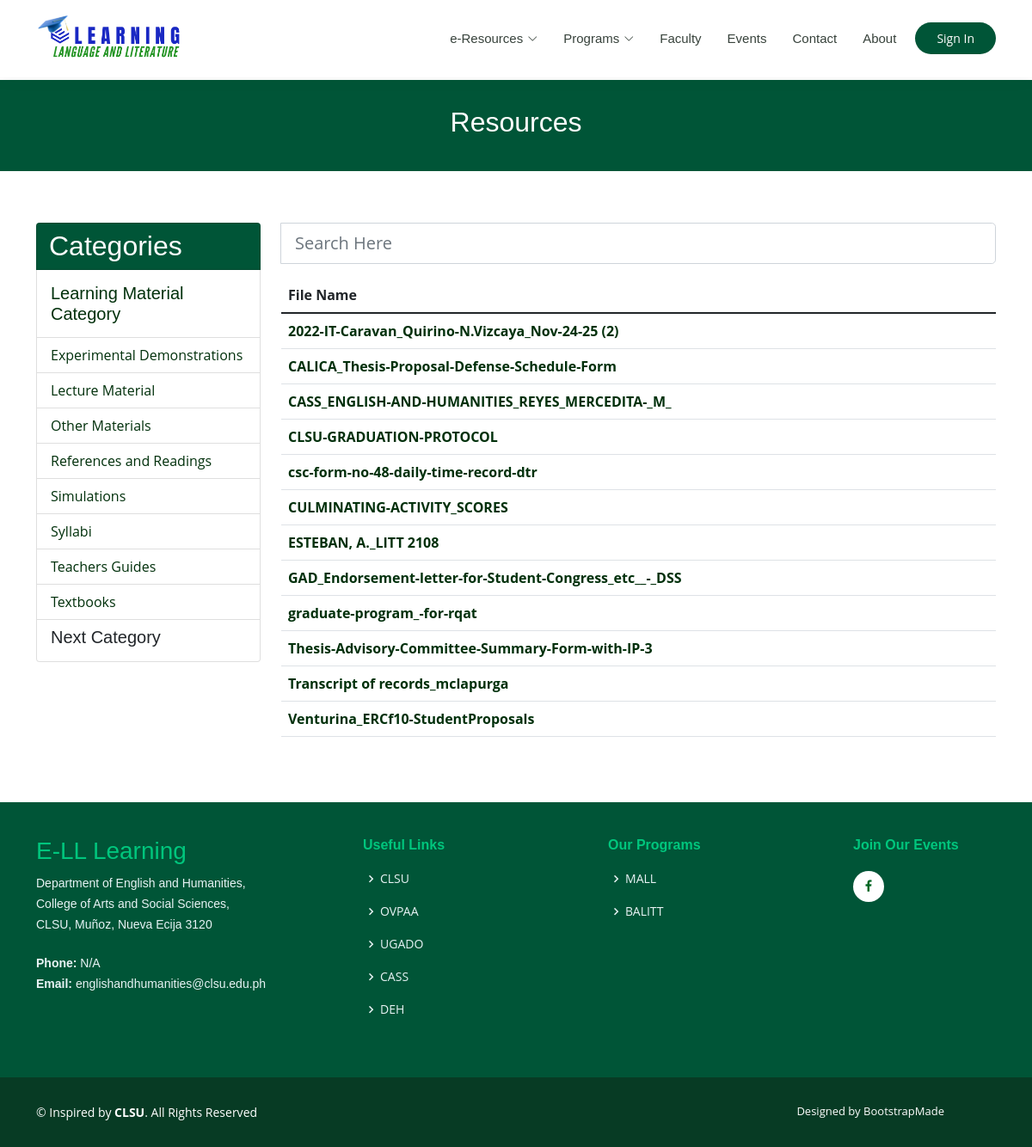
Before: /public/resources.php with the older database file.
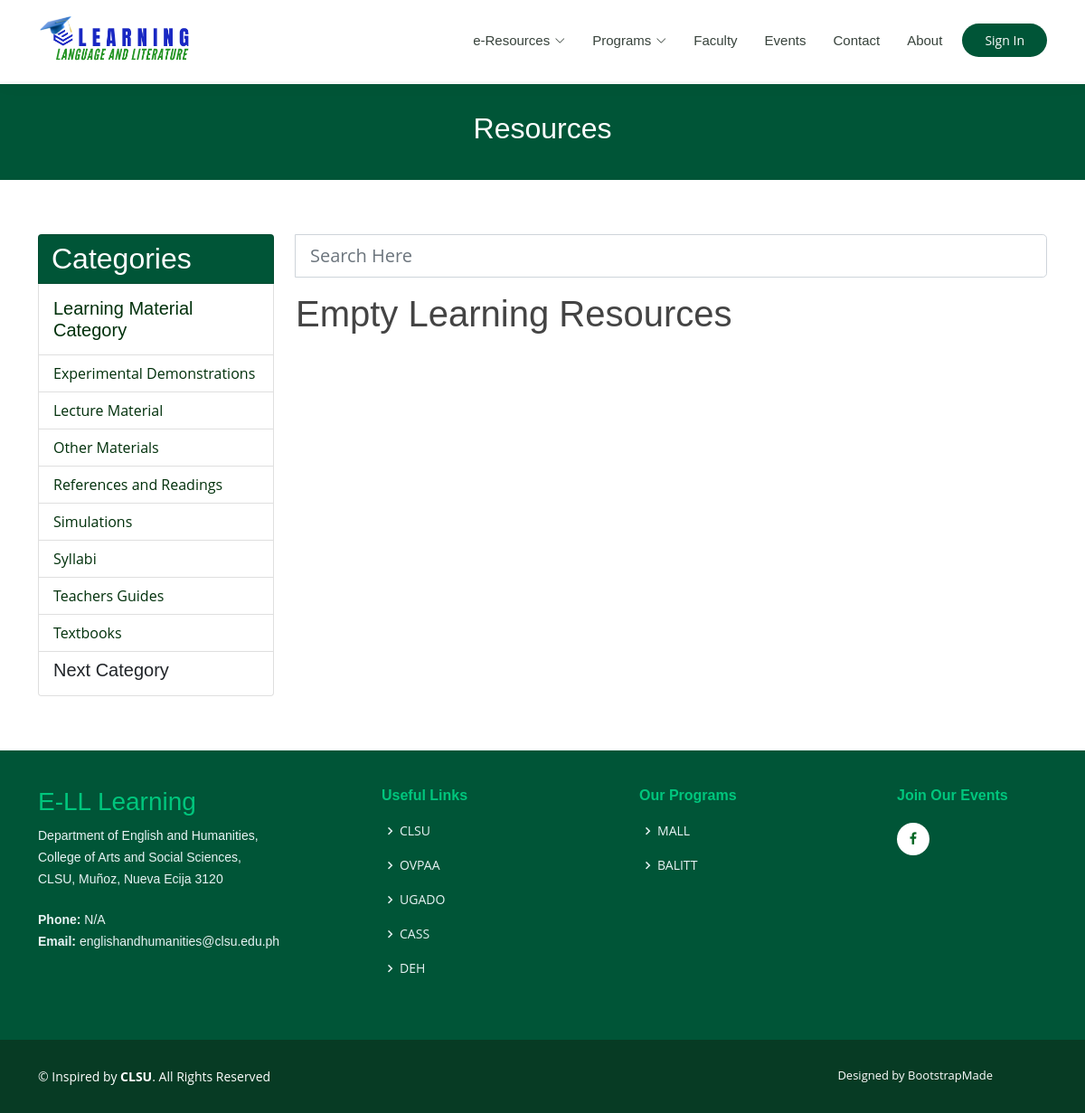
After: the same page with the newer database file.
### tables this page shows
CREATE TABLE `materials` (
  `material_id` int(100) NOT NULL,
  `name` varchar(100) NOT NULL,
  `description` varchar(200) NOT NULL,
  `status` varchar(10) NOT NULL,
  `date_created` datetime(6) NOT NULL,
  `date_modified` datetime(6) NOT NULL
);

CREATE TABLE `resources` (
  `doc_id` int(100) NOT NULL,
  `doc_img` varchar(100) NOT NULL,
  `material_id` int(100) NOT NULL,
  `resource_type` varchar(10) NOT NULL,
  `title` varchar(100) NOT NULL,
  `file_size` int(100) NOT NULL,
  `file_type` varchar(10) NOT NULL,
  `description` varchar(10000) NOT NULL,
  `file_uploader_id` int(100) NOT NULL,
  `date` varchar(100) NOT NULL,
  `time` varchar(100) NOT NULL,
  `date_created` datetime NOT NULL,
  `date_modified` datetime NOT NULL,
  `status` varchar(100) NOT NULL
);

### public/resource_category.php (the view)
<ul class="list-group">
  <li class="list-group-item course-category">
    <h2>Categories</h2>
  </li>
  <li class="list-group-item">
    <h5 class="resources-category-subheader"><a href="resources.php">Learning Material Category</a></h5>
  </li>
  <?php
  $result = mysqli_query($conn, "select material_id, name, status from materials WHERE status!='archive' ORDER BY name ASC") or die("Query 1 is incorrect....");
  while (list($material_id, $name, $status) = mysqli_fetch_array($result)) {
    echo "
      <li class='list-group-item'><a href='resources.php?ID=$material_id'>$name</a></li>
  ";
  }
  ?>
  <li class="list-group-item">
    <h5>Next Category</h5>
  </li>
</ul>

### public/resources.php (shortened to what this page needs)
<!DOCTYPE html>
<html lang="en">
<?php
include 'public_head.php';
?>
<body>
  <?php
  include 'header.php';
  ?>
  <main id="main" data-aos="fade-in">
    <div class="breadcrumbs">
      <div class="container">
        <h2>Resources</h2>
      </div>
    </div>
    <section id="resources" class="resources">
      <div class="container" data-aos="fade-up">
        <div class="row" data-aos="zoom-in">
          <div class="col-lg-3 col-md-6">
            <?php
            include 'resource_category.php';
            ?>
          </div>
          <div class="col-lg-9 col-md-6 ">
            <?php
            include 'resource_content.php';
            ?>
          </div>
        </div>
      </div>
    </section>
  </main>
  <?php
  include 'footer.php';
  ?>
</body>
</html>

### public/public_head.php (shortened to what this page needs)
<head>
  <link href="assets/vendor/animate.css/animate.min.css" rel="stylesheet">
  <link href="assets/vendor/aos/aos.css" rel="stylesheet">
  <link href="assets/vendor/bootstrap/css/bootstrap.min.css" rel="stylesheet">
  <link href="assets/vendor/bootstrap-icons/bootstrap-icons.css" rel="stylesheet">
  <link href="assets/vendor/boxicons/css/boxicons.min.css" rel="stylesheet">
  <link href="assets/vendor/remixicon/remixicon.css" rel="stylesheet">
  <link href="assets/vendor/swiper/swiper-bundle.min.css" rel="stylesheet">
  <link href="assets/css/style.css" rel="stylesheet">
</head>

### public/header.php (shortened to what this page needs)
<header id="header" class="fixed-top">
  <div class="container d-flex align-items-center">
    <a href="index.php" class="logo me-auto"><img src="assets/img/ell.png" alt="" class="img-fluid"></a>
    <nav id="navbar" class="navbar order-last order-lg-0">
      <ul>
        <li class="dropdown"><a href="resources.php"><span>e-Resources</span> <i class="bi bi-chevron-down"></i></a>
        </li>
        <li class="dropdown"><a href="programs.php"><span>Programs</span> <i class="bi bi-chevron-down"></i></a>
        </li>
        <li><a href="faculty.php">Faculty</a></li>
        <li><a href="events.php">Events</a></li>
        <li><a href="contact.php">Contact</a></li>
        <li>
          <a href="about.php">About</a>
        </li>
      </ul>
    </nav>
    <a href="../pages-sign-in.php" class="get-started-btn">Sign In</a>
  </div>
</header>

### public/resource_content.php (shortened to what this page needs)
<?php
$resource_filter_type = '';
$search_value = !empty($search_resource_file) ? $search_resource_file : '';
?>
<div class="row" data-aos="zoom-in" data-aos-delay="1">
  <form class="">
    <div class="input-group mb-3">
      <input type="text" name="search_resources" class="form-control form-control-lg" placeholder="Search Here"
        value="<?php echo $search_value ?>">
    </div>
  </form>
  <div class="container">
    <?php
    if (!empty($search_resource_file)) {
      echo "<script>console.log(' This is boom : " . $search_resource_file . "');</script>";
      $result = mysqli_query($conn, "select doc_id, material_id, title, file_size, file_type, description, file_uploader_id, status from resources WHERE status!='archive' AND (`title` LIKE '%" . $search_resource_file . "%') OR (`file_type` LIKE '%" . $search_resource_file . "%') ORDER BY title ASC") or die("Query 1 is incorrect....");
    } else if (!empty($search_material_id)) {
      $result = mysqli_query($conn, "select doc_id, material_id, title, file_size, file_type, description, file_uploader_id, status from resources WHERE status!='archive' AND material_id = '$search_material_id' ORDER BY title ASC") or die("Query 1 is incorrect....");
    } else if (!empty($language)) {
      $result = mysqli_query($conn, "select doc_id, material_id, title, file_size, file_type, description, file_uploader_id, status from resources WHERE status!='archive' AND resource_type = '$language' ORDER BY title ASC") or die("Query 1 is incorrect....");
    } else if (!empty($resource_filter_type)) {
      $result = mysqli_query($conn, "select doc_id, material_id, title, file_size, file_type, description, file_uploader_id, status from resources WHERE status!='archive' AND resource_type = '$resource_filter_type' ORDER BY title ASC") or die("Query 1 is incorrect....");
    } else {
      $result = mysqli_query($conn, "select doc_id, material_id, title, file_size, file_type, description, file_uploader_id, status from resources WHERE status!='archive'ORDER BY title ASC") or die("Query 1 is incorrect....");
    }
    if (mysqli_num_rows($result) != 0) {
      echo "
      <table class='table table-stripe'>
        <thead>
          <tr>
            <th scope='col'>File Name</th>
          </tr>
        </thead>
          <tbody>
      ";
      while (list($doc_id, $material_id, $title, $file_size, $file_type, $description, $uploader_id, $status) = mysqli_fetch_array($result)) {
        $material_name = materialName($material_id);
        echo "
            <tr>
              <th><a href='resources-details.php?ID=$doc_id'>$title</a></th>
            </tr>
      ";
      }
      echo "
          </tbody>
        </table>
    ";
    } else {
      echo "<h1>Empty Learning Resources</h1>";
    }
    function materialName($material_id)
    {
      include '../include/connect.php';
      $result = mysqli_query($conn, "select name from materials WHERE material_id='$material_id'") or die("Query 1 is incorrect....");
      while (list($name) = mysqli_fetch_array($result)) {
        return $name;
      }
    }
    ?>
  </div>
</div>

### public/footer.php
<footer id="footer">
  <div class="footer-top">
    <div class="container">
      <div class="row">
        <div class="col-lg-4 col-md-6 footer-contact">
          <h3>E-LL Learning</h3>
          <p>Department of English and Humanities, <br> College of Arts and Social Sciences, <br> CLSU, Muñoz,
            Nueva Ecija 3120
          </p>
          <br>
          <p>
            <strong>Phone:</strong> N/A<br>
            <strong>Email:</strong> englishandhumanities@clsu.edu.ph<br>
          </p>
        </div>
        <div class="col-lg-3 col-md-6 footer-links">
          <h4>Useful Links</h4>
          <ul>
            <li><i class="bx bx-chevron-right"></i> <a href="https://clsu.edu.ph/" target="_blank">CLSU</a></li>
            <li><i class="bx bx-chevron-right"></i> <a href="https://clsu-ovpaa.edu.ph/" target="_blank">OVPAA</a></li>
            <li><i class="bx bx-chevron-right"></i> <a href="https://www.facebook.com/CLSUGADO"
                target="_blank">UGADO</a></li>
            <li><i class="bx bx-chevron-right"></i> <a href="http://cass.clsu-ovpaa.edu.ph/index.html"
                target="_blank">CASS</a>
            </li>
            <li><i class="bx bx-chevron-right"></i> <a href="about.php">DEH</a></li>
          </ul>
        </div>
        <div class="col-lg-3 col-md-6 footer-links">
          <h4>Our Programs</h4>
          <ul>
            <li><i class="bx bx-chevron-right"></i> <a href="program_view.php?ID=1">MALL</a></li>
            <li><i class="bx bx-chevron-right"></i> <a href="program_view.php?ID=2">BALITT</a></li>
          </ul>
        </div>
        <div class="col-lg-2 col-md-6 footer-newsletter">
          <h4>Join Our Events</h4>
          <div class="social-links text-md-right pt-3 pt-md-0">
            <a href="https://www.facebook.com/englishandhumanities" target="_blank" class="facebook"><i
                class="bx bxl-facebook"></i></a>
          </div>
        </div>
      </div>
    </div>
  </div>
  <div class="footer-bot">
    <div class="container footer-bottom clearfix">
      <div class="copyright">
        &copy; Inspired by <strong><span>CLSU</span></strong>. All Rights Reserved
      </div>
      <div class="credits">
        Designed by <a href="https://bootstrapmade.com/" target="_blank">BootstrapMade</a>
      </div>
    </div>
  </div>
</footer>

### public/assets/css/style.css (style rules this page uses)
body { font-family: "Open Sans", sans-serif; color: #444444; }
a { color: #005537; text-decoration: none; }
h1, h2, h3, h4, h5, h6 { font-family: "Raleway", sans-serif; }
#header { background: #fff; transition: all 0.5s; z-index: 997; padding: 15px 0; box-shadow: 0px 0 18px rgba(55, 66, 59, 0.08); }
#header .logo { font-size: 30px; margin: 0; padding: 0; line-height: 1; font-weight: 600; letter-spacing: 1px; text-transform: uppercase; font-family: "Poppins", sans-serif; }
#header .logo img { max-height: 60px; }
.get-started-btn { margin-left: 22px; background: #005537; color: #fff; border-radius: 50px; padding: 8px 25px; white-space: nowrap; transition: 0.3s; font-size: 14px; display: inline-block; }
.navbar { padding: 0; }
.navbar ul { margin: 0; padding: 0; display: flex; list-style: none; align-items: center; }
.navbar li { position: relative; }
.navbar a, .navbar a:focus { display: flex; align-items: center; justify-content: space-between; padding: 10px 0 10px 30px; font-family: "Poppins", sans-serif; font-size: 15px; font-weight: 500; color: #37423b; white-space: nowrap; transition: 0.3s; }
.navbar a i, .navbar a:focus i { font-size: 12px; line-height: 0; margin-left: 5px; }
.navbar .dropdown a span { margin: 0; }
section { padding: 60px 0; overflow: hidden; }
.breadcrumbs { margin-top: 93px; text-align: center; background: #005537; padding: 30px 0; color: #fff; }
.breadcrumbs h2 { font-size: 32px; font-weight: 500; }
.resources a { color: rgb(0, 48, 11); }
#footer { font-size: 14px; color: #00C67D; width: 100%; height: 100%; background-color: #005537; background-size: cover; position: relative; }
#footer .footer-top { padding: 40px 0 30px 0; }
#footer .footer-bot { background: #073b24; color: #E8F3F5; }
#footer .footer-top .footer-contact { margin-bottom: 30px; }
#footer .footer-top .footer-contact p { font-size: 14px; line-height: 24px; margin-bottom: 0; font-family: "Raleway", sans-serif; color: #E8F3F5; }
#footer .footer-top h4 { font-size: 16px; font-weight: bold; color: #00C67D; position: relative; padding-bottom: 12px; }
#footer .footer-top .footer-links { margin-bottom: 30px; }
#footer .footer-top .footer-links ul { list-style: none; padding: 0; margin: 0; }
#footer .footer-top .footer-links ul i { padding-right: 2px; color: #E8F3F5; font-size: 18px; line-height: 1; }
#footer .footer-top .footer-links ul li { padding: 10px 0; display: flex; align-items: center; }
#footer .footer-top .footer-links ul li:first-child { padding-top: 0; }
#footer .footer-top .footer-links ul a { color: #E8F3F5; transition: 0.3s; display: inline-block; line-height: 1; }
#footer .footer-newsletter { font-size: 15px; }
#footer .footer-newsletter h4 { font-size: 16px; font-weight: bold; color: #00C67D; position: relative; padding-bottom: 12px; }
#footer .footer-bottom { padding-top: 30px; padding-bottom: 30px; color: #fff; }
#footer .copyright { float: left; }
#footer .credits { float: right; font-size: 13px; padding-right: 60px; }
#footer .credits a { transition: 0.3s; color: #fff; }
#footer .social-links a { font-size: 18px; display: inline-block; background: #fff; color: #016623; line-height: 1; padding: 8px 0; margin-right: 4px; border-radius: 50%; text-align: center; width: 36px; height: 36px; transition: 0.3s; }
.course-category { font-size: 25px; background: #005537; height: 55px; width: 100%; padding: 7px 14px; color: #fff; margin: 0; }
.resources-category-subheader { font-size: 20px; width: 100%; padding: 7px 0px; color: #fff; margin: 0; }
.resources th a { color: rgb(0, 48, 11); }

Changed rows visible on the page:
removed resources: title "2022-IT-Caravan_Quirino-N.Vizcaya_Nov-24-25 (2)"
removed resources: title "CALICA_Thesis-Proposal-Defense-Schedule-Form"
removed resources: title "CASS_ENGLISH-AND-HUMANITIES_REYES_MERCEDITA-_M_"
removed resources: title "CLSU-GRADUATION-PROTOCOL"
removed resources: title "csc-form-no-48-daily-time-record-dtr"
removed resources: title "CULMINATING-ACTIVITY_SCORES"
removed resources: title "ESTEBAN, A._LITT 2108"
removed resources: title "GAD_Endorsement-letter-for-Student-Congress_etc__-_DSS"
removed resources: title "graduate-program_-for-rqat"
removed resources: title "Thesis-Advisory-Committee-Summary-Form-with-IP-3"
removed resources: title "Transcript of records_mclapurga"
removed resources: title "Venturina_ERCf10-StudentProposals"
Other visible differences:
text no longer shown: "File Name"
text now shown: "Empty Learning Resources"
